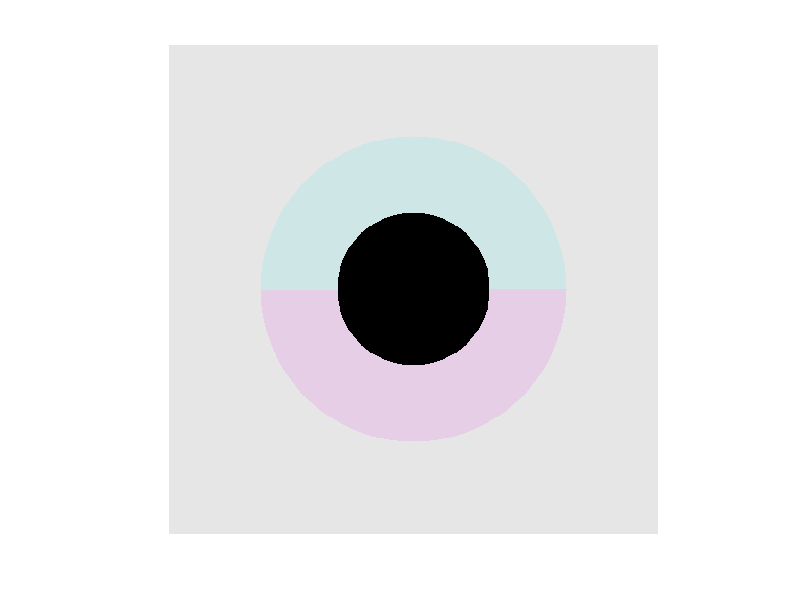

MATLAB code for this plot: (Note: this script raises an error after producing the figure.)
% Counterexample for connectedness property of Grady's paper:
% Leo Grady, "Random Walks for Image Segmentation", IEEE Trans. on Pattern 
% Analysis and Machine Intelligence, Vol. 28, No. 11, pp. 1768-1783, 
% Nov., 2006.
%
% 2009.3/4 - Ming-Ming Cheng
% Based on the paper:
% Ming-Ming Cheng, Guo-Xin Zhang, "Connectedness of Random Walk Segmentation",  
% IEEE Trans. on Pattern Analysis and Machine Intelligence, Vol. **, No.
% **, pp. ****-****, ***.,2010
%
% Available at: http://cg.cs.tsinghua.edu.cn/people/~cmm/
%
% Note: Requires installation of the Graph Analysis Toolbox available at:
% http://eslab.bu.edu/software/graphanalysis/
% 

clear;
close all

%% Set experiment parameters
imgS = 512; 
img = 0.9 * ones(imgS, imgS, 3);
inR = 80; outR = 160;
colors = [0.9, 1, 1; 1, 0.9, 1; 1, 1, 0.9;]*0.9;


nTheta = 2;  % number of seeds
r1 = 120; r2 = 240; % seeds positions
%% construct image
for y = 1 : imgS
    for x = 1 : imgS
        tx = x - imgS/2;
        ty = y - imgS/2;
        r = sqrt(tx*tx + ty*ty);
        if r < inR
            img(y, x, :) = [0, 0, 0];
        elseif r > outR
            img(y, x, :) = [0.9, 0.9, 0.9];
        else
            theta = atan2(ty, tx);
            n = (theta / pi + 1)* nTheta ;
            n = floor(n / 2);
            if mod(nTheta, 2) == 0
                img(y, x, :) = colors(mod(n, 2) + 1, :);
            elseif nTheta == 7
                if n == 6
                    img(y, x, :) = colors(3, :);
                else
                    img(y, x, :) = colors(mod(n, 2) + 1, :);
                end
            elseif nTheta < 13
                img(y, x, :) = colors(mod(n, 3) + 1, :);
            else
                disp('Invalidate nTheta not defined currently');
            end
        end
    end
end

imshow(img);

%% calculate seeds and lables
theta = linspace(0, 2 * pi, nTheta + 1); theta = theta(1:end-1) + pi + pi / nTheta;
seeds = zeros(nTheta*2, 2);
seeds(1:nTheta, 1) = r1 * cos(theta) + imgS/2;
seeds(1:nTheta, 2) = r1 * sin(theta ) + imgS/2;
seeds(nTheta + 1:2*nTheta, 1) = r2 * cos(theta) + imgS/2;
seeds(nTheta + 1:2*nTheta, 2) = r2 * sin(theta) + imgS/2;
seeds = ceil(seeds);

labels = [1:2*nTheta];
labels(nTheta + 1 : 2*nTheta) = nTheta+ 1;

%% calculate seed index 
seedsInd = zeros(length(seeds), 1);
for i = 1 : length(seeds)
    seedsInd(i) = sub2ind([imgS imgS], seeds(i, 2), seeds(i, 1)); 
end

%% Apply the random walker algorithms
% [mask,probabilities] = random_walker(img,[sub2ind([X Y],s1y,s1x), ...
%     sub2ind([X Y],s2y,s2x)],[1,2]);
[mask,probabilities] = random_walker(img,seedsInd,labels);

%% Display results
% oringnal figure and seeds
subplot(221);
imagesc(img);
colormap('gray')
axis equal tight off
hold on
plotOpt = ['r.'; 'r+'; 'bx';  'g.'; 'b.'; 'm.'; 'y.'];
for i = 1 : nTheta
    plot(seeds(i, 1), seeds(i,2), plotOpt(mod(i, length(plotOpt))+1, :));
end
plot(seeds(1+nTheta:end, 1), seeds(1+nTheta:end, 2), 'k*');
title('Image with seeds')

% mask
subplot(222);
imagesc(mask)
axis equal tight off
title('Output mask');


% Two typical probality image
subplot(223);
imagesc(probabilities(:,:,1))
axis equal tight off
title('Probability 1st inside seed')

subplot(224);
imagesc(probabilities(:,:,nTheta+1))
axis equal tight off
title('Probability outside seed')

disp(sprintf('n = %d: %f, %f', nTheta, probabilities(imgS/2,imgS/2,1), probabilities(imgS/2,imgS/2,nTheta+1)));